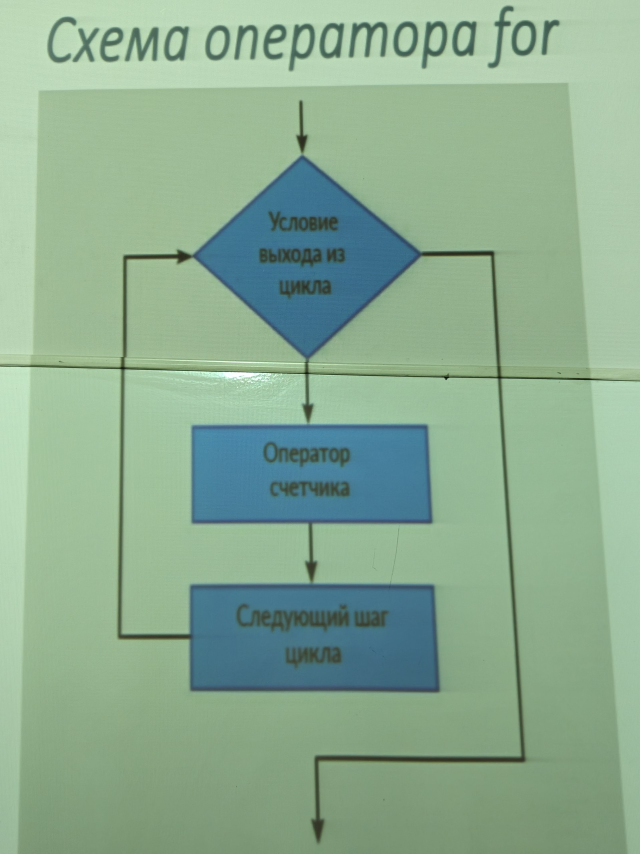
#> input picture 2й курс/3 Семестр/3 семестр java/photo_2025-10-03_12-32-34.jpg, 1920 x 2560 px (shown at 1/3 size); its folder holds only this picture in this run
$ python -i pillowUse.py   (imports and definitions only)
#> lines starting #> are read from the running program, lines starting #| are printed output that depends on the picture
import time
from PIL import Image
from pathlib import Path as P
from multiprocessing import Pool
imputFolder ="imageDir"
outputFolder = "processed"

# [2 lines not run here, left out]

def imageConverting(imagePath):
    img = Image.open(imagePath)
#> img is the input picture: PIL image 1920x2560 RGB; mean R, G, B 139.9, 172.3, 145.8
    img = img.rotate(-90, expand=True)
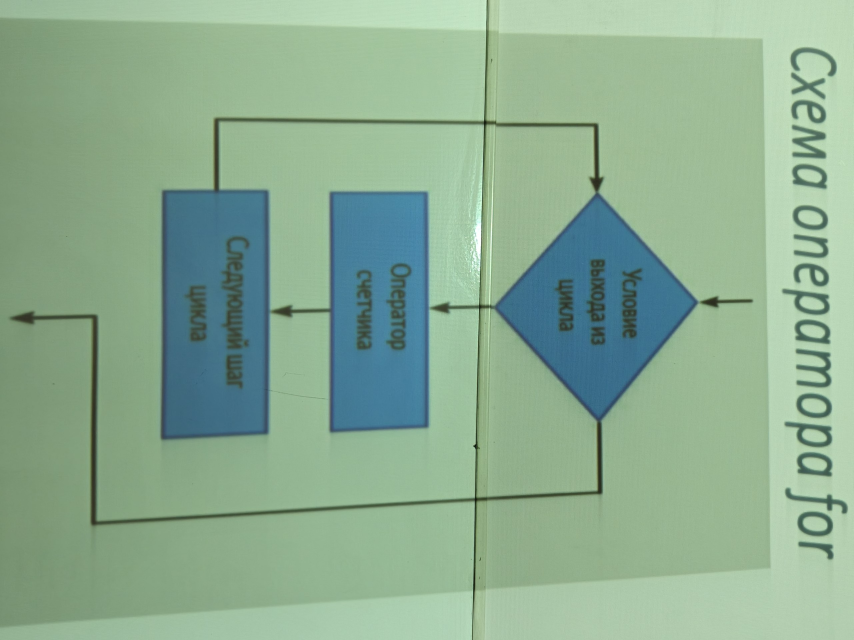
#> img: PIL image 2560x1920 RGB (shown at 1/3 size); mean R, G, B 139.9, 172.3, 145.8
    img = img.resize((800, 600))
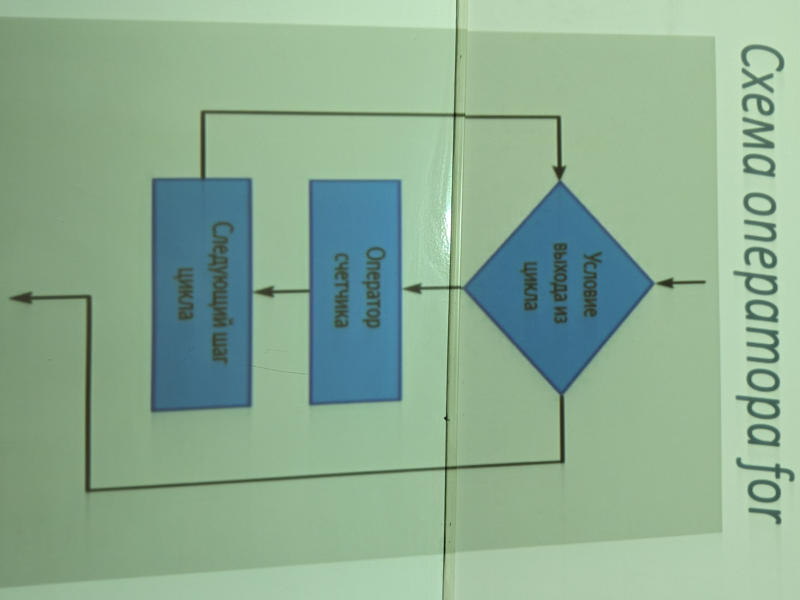
#> img: PIL image 800x600 RGB; mean R, G, B 139.9, 172.3, 145.8
    img =img.convert("L")
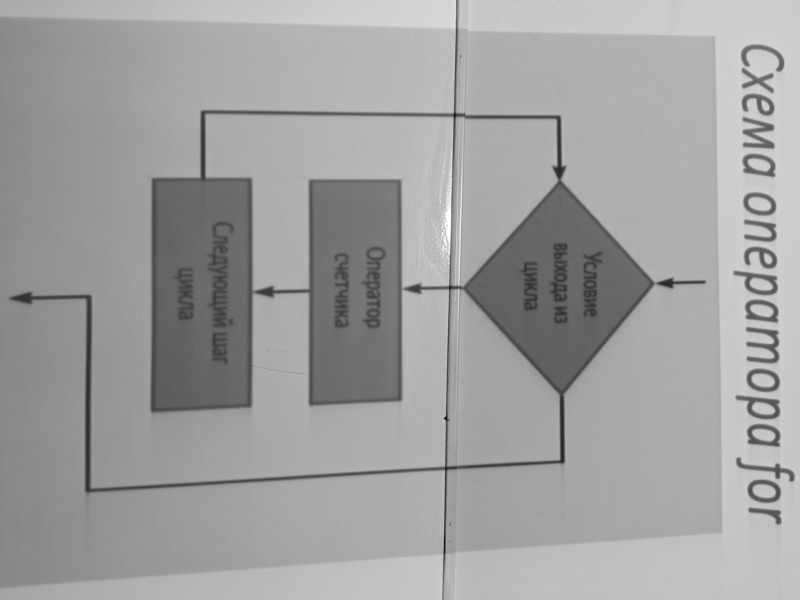
#> img: PIL image 800x600 L; min 20, max 255, mean 159.6
    outPath = P(outputFolder)/f"out_{P(imagePath).name}"
    img.save(outPath)

def lineConverting(imageDir):
    start = time.perf_counter()
    for i in imageDir:
        imageConverting(i)
    end = time.perf_counter()
    print(F"Последовательная обработка завершина: {end - start:.2f} cекунд")

def poolConverting(imageDir):
    start = time.perf_counter()

    with Pool() as pool:
        pool.map(imageConverting, imageDir)

    end = time.perf_counter()
    print(F"Паралельная обработка завершина: {end - start:.2f} cекунд")
# [5 lines not run here, left out]

>>> result = imageConverting('../../../3 Семестр/3 семестр java/photo_2025-10-03_12-32-34.jpg')

$ run again, on 2й курс/3 Семестр/3 семестр java/photo_2025-10-03_12-32-40.jpg
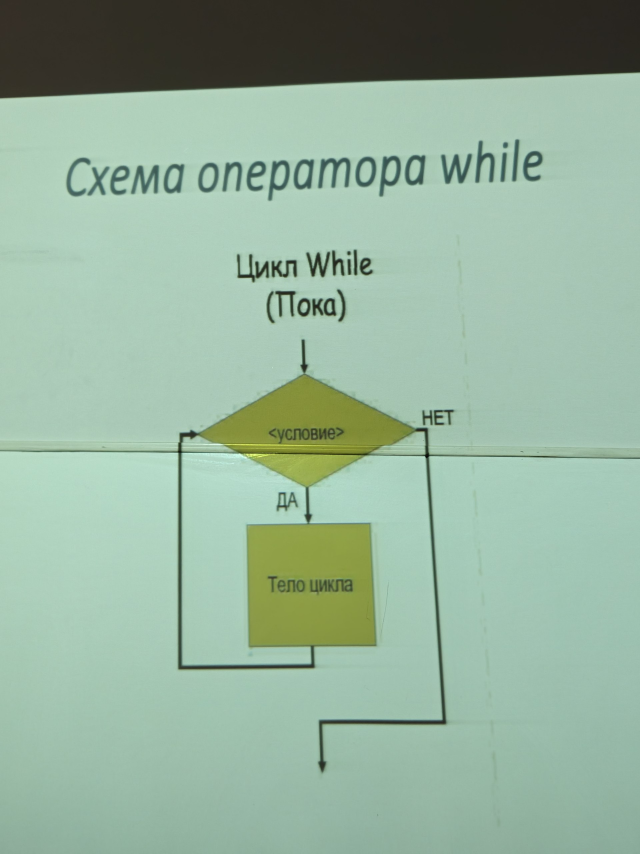
#> input picture 2й курс/3 Семестр/3 семестр java/photo_2025-10-03_12-32-40.jpg, 1920 x 2560 px (shown at 1/3 size)
#> in imageConverting, img is the input picture: PIL image 1920x2560 RGB; mean R, G, B 149.8, 178.3, 157.4
#> in imageConverting, `img = img.resize((800, 600))`:
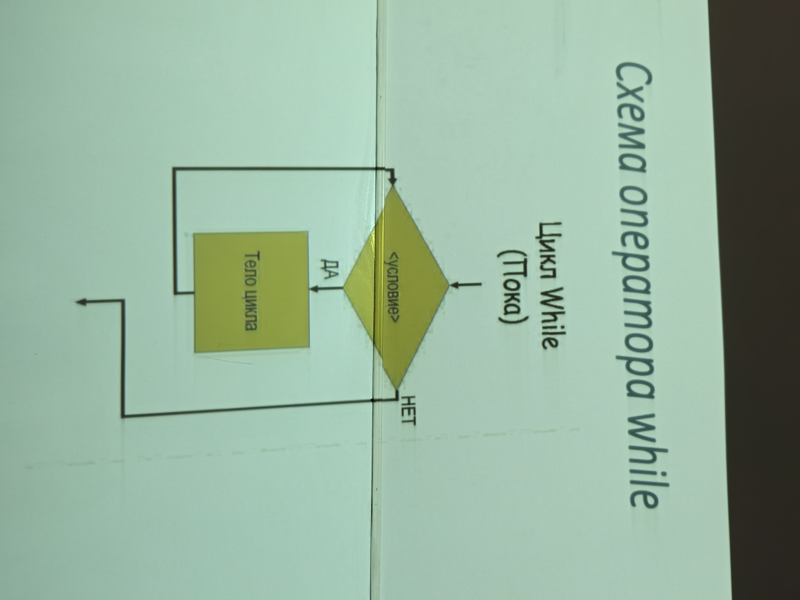
#> img: PIL image 800x600 RGB; mean R, G, B 149.8, 178.3, 157.4
#> in imageConverting, `img =img.convert("L")`:
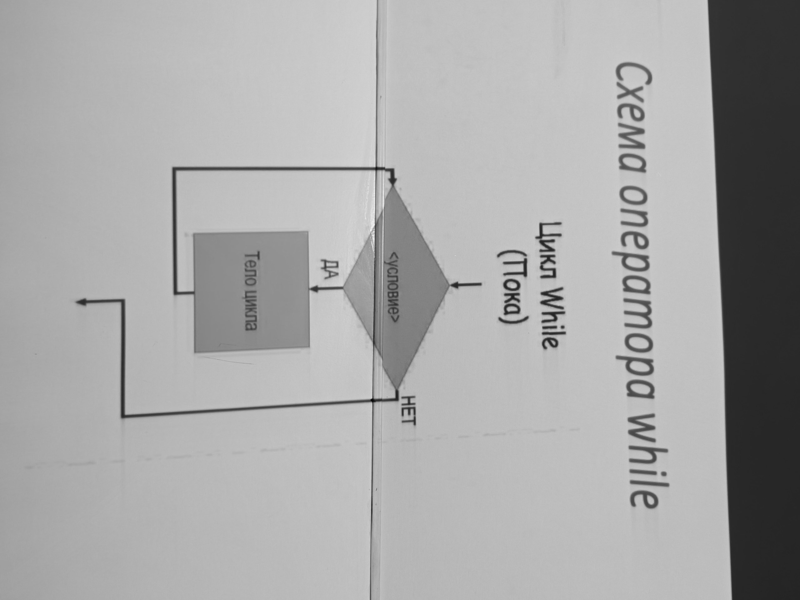
#> img: PIL image 800x600 L; min 7, max 240, mean 167.4
